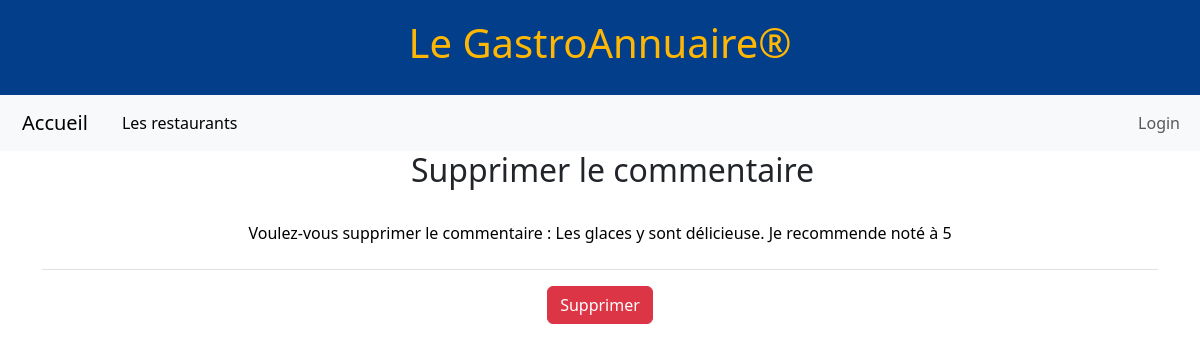
The app's page /commentaire/supprimerCommentaire/4/ with its own data.
### restaurant/models.py (models this page shows)
class Commentaire(models.Model):
    noCommentaire       = models.AutoField(primary_key=True)
    noRestaurant        = models.ForeignKey(Restaurant,on_delete=models.DO_NOTHING)
    userName            = models.ForeignKey(User,on_delete=models.DO_NOTHING)
    commentaire         = models.TextField()
    note                = models.IntegerField(default=0)
    dateCommentaire     = models.DateField(auto_now_add=True)

### commentaire/views.py (the view, shortened to what this page needs)
# urls.py: path('supprimerCommentaire/<int:pk>/', supprimerCommentaire.as_view(), name='supprimerCommentaire'),
class supprimerCommentaire(DeleteView):
    model = Commentaire
    template_name = 'supprimerCommentaire.html'
    context_object_name = 'unCommentaire'

### commentaire/templates/supprimerCommentaire.html (shortened to what this page needs)
{% extends 'maitreCommentaire.html' %}
{% block titre_page %}Supprimer le commentaire{% endblock %}
{% block contenu %}
<div class="container">
    <form method="post" class="text-center">
        <table class="table">
            <tr>
                <td><p>Voulez-vous supprimer le commentaire : {{ unCommentaire.commentaire }} noté à {{ unCommentaire.note }}</p></td>
            </tr>
        </table>
        <button type="submit" class="btn btn-danger">Supprimer</button>
    </form>
</div>
{% endblock %}

### TPFinal/static/css/menu.css (style rules this page uses)
body { margin: 0; padding: 0; display: flex; flex-direction: column; min-height: 100vh; overflow-x: hidden; }

### records on screen
Commentaire: commentaire "Les glaces y sont délicieuse. Je recommende", note "5"
